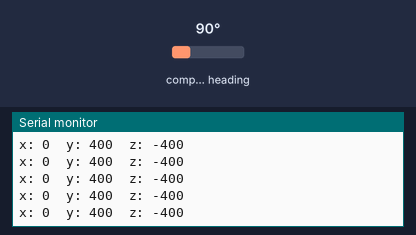
Recording of a sketch running on a simulated Arduino Uno, built with avr-gcc and run on an emulated ATmega328P. Shown: the last lines printed to the serial monitor. Wiring (inferred from the names in the program): HMC5883L compass at I2C address 0x1E. Inputs (shaded band) come from the test bench; at power-on: compass heading 90°.

Above: at 1.2 s.
1.3 s: compass heading set to 7°
At 1.73 s:
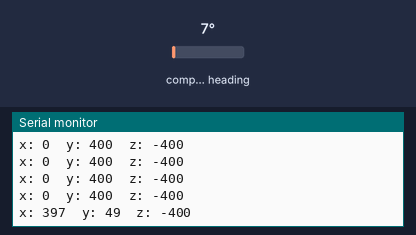
2.8 s: compass heading set to 180°
At 3.01 s:
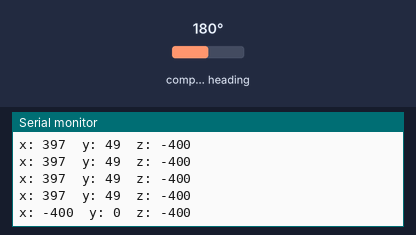
Timing chart, 0 to 5.8 s (numbered marks = the images above; inputs shaded):
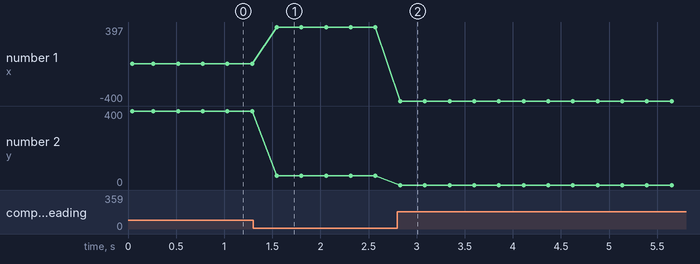

Measured:
- after the input at 1.3 s, the serial monitor: prints a new line after 0.25 s (image 1)
- after the input at 2.8 s, the serial monitor: prints a new line at once (image 2)
- plotted number 1: 0 → 397 after the input at 1.3 s
- plotted number 2: 400 → 49 after the input at 1.3 s

The sketch:

sketch_sep28a.ino
```cpp
/*
 * HMC5883L Demo.
 * dipmicro electronics, 2014
 *
 * Hardware Used:
 *
 * Arduino UNO or compatible
 * GY271 module (dipmicro part DE4196
 *  Arduino GND -> GY271/HMC5883L GND
 *  Arduino 3.3V -> GY271/HMC5883L VCC
 *  Arduino A4 (SDA) -> GY271/HMC5883L SDA
 *  Arduino A5 (SCL) -> GY271/HMC5883L SCL
 */

#include <Wire.h> //I2C Arduino Library

#define HMC5883L_ADDR 0x1E //0011110b, I2C 7bit address of HMC5883

bool haveHMC5883L = false;

bool detectHMC5883L ()
{
  // read identification registers
  Wire.beginTransmission(HMC5883L_ADDR); //open communication with HMC5883
  Wire.write(10); //select Identification register A
  Wire.endTransmission();
  Wire.requestFrom(HMC5883L_ADDR, 3);
  if(3 == Wire.available()) {
    char a = Wire.read();
    char b = Wire.read();
    char c = Wire.read();
    if(a == 'H' && b == '4' && c == '3')
      return true;
  }

  return false;
}

void setup()
{
  //Initialize Serial and I2C communications
  Serial.begin(9600);
  Serial.println("GY271 TEST");
  Wire.begin();
  // lower I2C clock http://www.gammon.com.au/forum/?id=10896
  TWBR = 78;  // 25 kHz
  TWSR |= _BV (TWPS0);  // change prescaler
}

void loop()
{
  bool detect = detectHMC5883L();

  if(!haveHMC5883L)
  {
    if(detect)
    {
      haveHMC5883L = true;
      Serial.println("We have HMC5883L, moving on");
      // Put the HMC5883 IC into the correct operating mode
      Wire.beginTransmission(HMC5883L_ADDR); //open communication with HMC5883
      Wire.write(0x02); //select mode register
      Wire.write(0x00); //continuous measurement mode
      Wire.endTransmission();
    }
    else
    {
      Serial.println("No HMC5883L detected!");
      delay(2000);
      return;
    }
  }
  else
  {
    if(!detect) {
      haveHMC5883L = false;
      Serial.println("Lost connection to HMC5883L!");
      delay(2000);
      return;
    }
  }

  int x,y,z; //triple axis data

  //Tell the HMC5883 where to begin reading data
  Wire.beginTransmission(HMC5883L_ADDR);
  Wire.write(0x03); //select register 3, X MSB register
  Wire.endTransmission();

 //Read data from each axis, 2 registers per axis
  Wire.requestFrom(HMC5883L_ADDR, 6);
  if(6<=Wire.available()){
    x = Wire.read()<<8; //X msb
    x |= Wire.read(); //X lsb
    z = Wire.read()<<8; //Z msb
    z |= Wire.read(); //Z lsb
    y = Wire.read()<<8; //Y msb
    y |= Wire.read(); //Y lsb
  }

  //Print out values of each axis
  Serial.print("x: ");
  Serial.print(x);
  Serial.print("  y: ");
  Serial.print(y);
  Serial.print("  z: ");
  Serial.println(z);

  delay(250);
}
```
